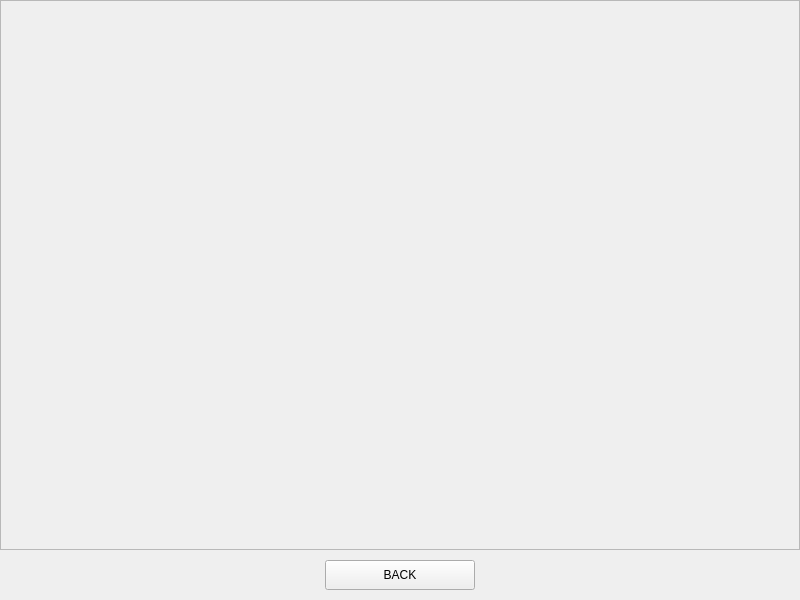
<?xml version="1.0" encoding="UTF-8"?>
<ui version="4.0">
 <class>Ui_Layout3_5</class>
 <widget class="QWidget" name="Ui_Layout3_5">
  <property name="geometry">
   <rect>
    <x>0</x>
    <y>0</y>
    <width>800</width>
    <height>600</height>
   </rect>
  </property>
  <property name="windowTitle">
   <string>Ui_Layout3_5</string>
  </property>
  <widget class="QScrollArea" name="scrollArea">
   <property name="geometry">
    <rect>
     <x>0</x>
     <y>0</y>
     <width>800</width>
     <height>550</height>
    </rect>
   </property>
   <property name="minimumSize">
    <size>
     <width>0</width>
     <height>0</height>
    </size>
   </property>
   <property name="widgetResizable">
    <bool>true</bool>
   </property>
   <widget class="QWidget" name="scrollAreaWidgetContents">
    <property name="geometry">
     <rect>
      <x>0</x>
      <y>0</y>
      <width>798</width>
      <height>548</height>
     </rect>
    </property>
    <property name="minimumSize">
     <size>
      <width>0</width>
      <height>0</height>
     </size>
    </property>
   </widget>
  </widget>
  <widget class="QPushButton" name="l3_5back">
   <property name="geometry">
    <rect>
     <x>325</x>
     <y>560</y>
     <width>150</width>
     <height>30</height>
    </rect>
   </property>
   <property name="text">
    <string>BACK</string>
   </property>
  </widget>
 </widget>
 <resources/>
 <connections/>
</ui>
